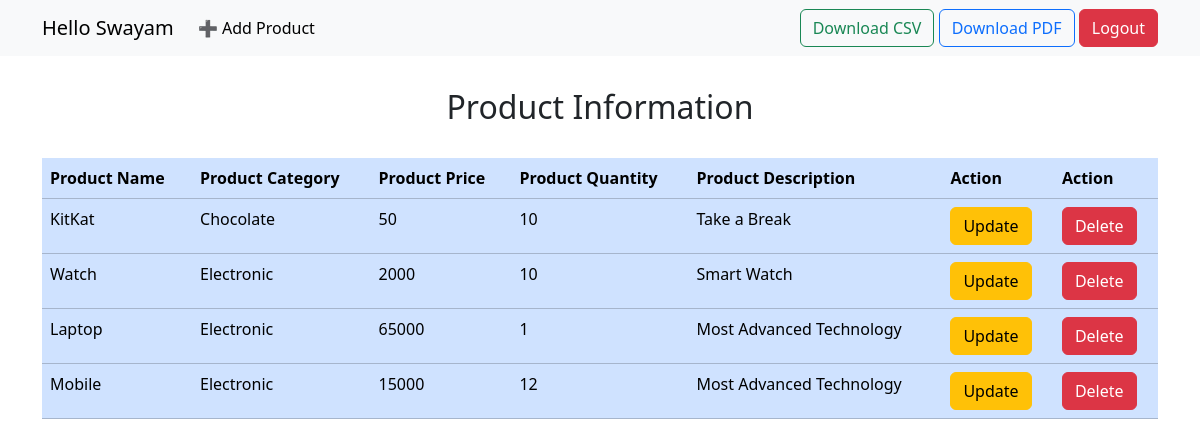
The app's page /dashboard.php (signed in) with its own data.
### tables this page shows
CREATE TABLE `products` (
  `id` int(11) NOT NULL,
  `pname` varchar(50) DEFAULT NULL,
  `category` varchar(50) DEFAULT NULL,
  `price` int(11) DEFAULT NULL,
  `quantity` int(11) DEFAULT NULL,
  `description` varchar(50) DEFAULT NULL,
  `user_id` int(11) DEFAULT NULL
);

### dashboard.php (the view, shortened to what this page needs)
<?php
include 'db.php';
?>
<!doctype html>
<html lang="en" data-bs-theme="light">
    <head>
        <link
            href="https://cdn.jsdelivr.net/npm/bootstrap@5.3.8/dist/css/bootstrap.min.css"
            rel="stylesheet"
        />
    </head>
    <body>
        <header>
            <nav
                class="navbar navbar-expand-sm navbar-light bg-light"
            >
                <div class="container">
                    <a class="navbar-brand" href="#">Hello <?=$_SESSION["uname"];?></a>
                    <div class="collapse navbar-collapse" id="collapsibleNavId">
                        <ul class="navbar-nav me-auto mt-2 mt-lg-0">
                            <li class="nav-item">
                                <a class="nav-link active" href="addproduct.php" aria-current="page"
                                    >➕ Add Product
                                    <span class="visually-hidden">(current)</span></a
                                >
                            </li>
                        </ul>
                        <form class="d-flex my-2 my-lg-0" action="csv.php">
                            <button
                                class="btn btn-outline-success my-2 my-sm-0"
                                type="submit"
                            >
                                Download CSV
                            </button>
                        </form>
                        <form class="d-flex my-2 my-lg-0" action="pdf.php">
                            <button
                                class="btn btn-outline-primary my-2 my-sm-0"
                                type="submit"
                            >
                                Download PDF
                            </button>
                        </form>
                        <form class="d-flex my-2 my-lg-0">
                            <button
                                class="btn btn-danger my-2 my-sm-0"
                                type="submit"
                            >
                                Logout
                            </button>
                        </form>
                    </div>
                </div>
            </nav>
        </header>
        <main>
            <h2 class="text-center my-3 p-3"> Product Information </h2>
            <div
                class="container"
            >
                <div
                    class="table-responsive"
                >
                <?php $result = $conn -> query("select * from products;") ?>
                    <table
                        class="table table-primary"
                    >
                        <thead>
                            <tr>
                                <th scope="col">Product Name</th>
                                <th scope="col">Product Category</th>
                                <th scope="col">Product Price</th>
                                <th scope="col">Product Quantity</th>
                                <th scope="col">Product Description</th>
                                <th scope="col">Action</th>
                                <th scope="col">Action</th>
                            </tr>
                        </thead>
                        <?php while($row = $result ->fetch_assoc()) {  ?>
                            <?php if($_SESSION["id"]==$row["user_id"]){?>
                            <tr class="">
                                <td><?= $row["pname"]; ?></td>
                                <td><?= $row["category"]; ?></td>
                                <td><?= $row["price"]; ?></td>
                                <td><?= $row["quantity"]; ?></td>
                                <td><?= $row["description"]; ?></td>
                                <td><a
                                    name=""
                                    id=""
                                    class="btn btn-warning"
                                    href="updateproduct.php?id=<?=$row["id"];?>"
                                    role="button"
                                    >Update</a
                                >
                                </td>
                                <td><a
                                    name=""
                                    id=""
                                    class="btn btn-danger"
                                    href="deleteproduct.php?id=<?=$row["id"];?>"
                                    role="button"
                                    >Delete</a
                                ></td>
                            </tr>
                        <?php }
                        } ?>
                    </table>
                </div>
            </div>
        </main>
    </body>
</html>

### records on screen
products: pname "KitKat", category "Chocolate", price "50", quantity "10", description "Take a Break"
products: pname "Watch", category "Electronic", price "2000", quantity "10", description "Smart Watch"
products: pname "Laptop", category "Electronic", price "65000", quantity "1", description "Most Advanced Technology"
products: pname "Mobile", category "Electronic", price "15000", quantity "12", description "Most Advanced Technology"

### other values on screen
$_SESSION["uname"] "Swayam"
